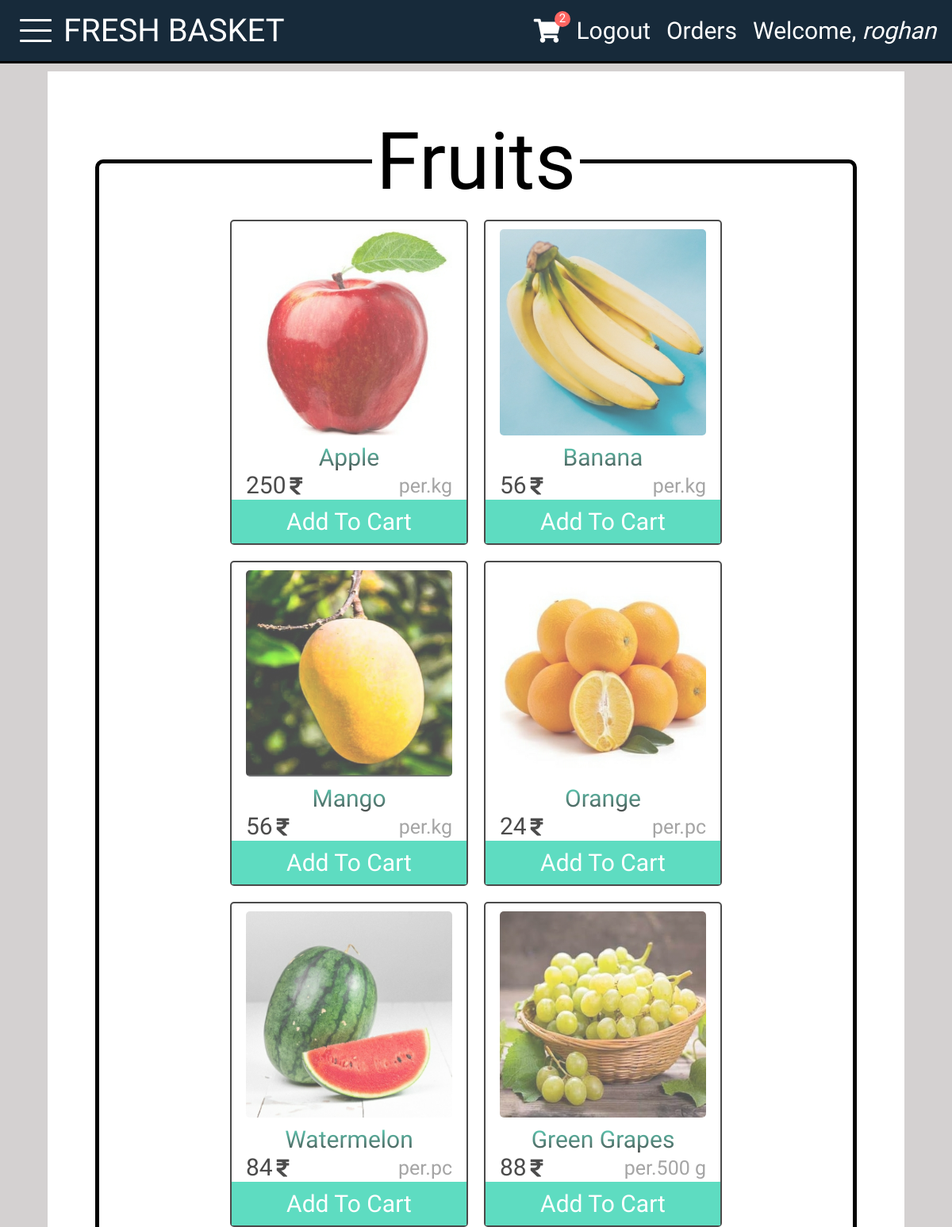
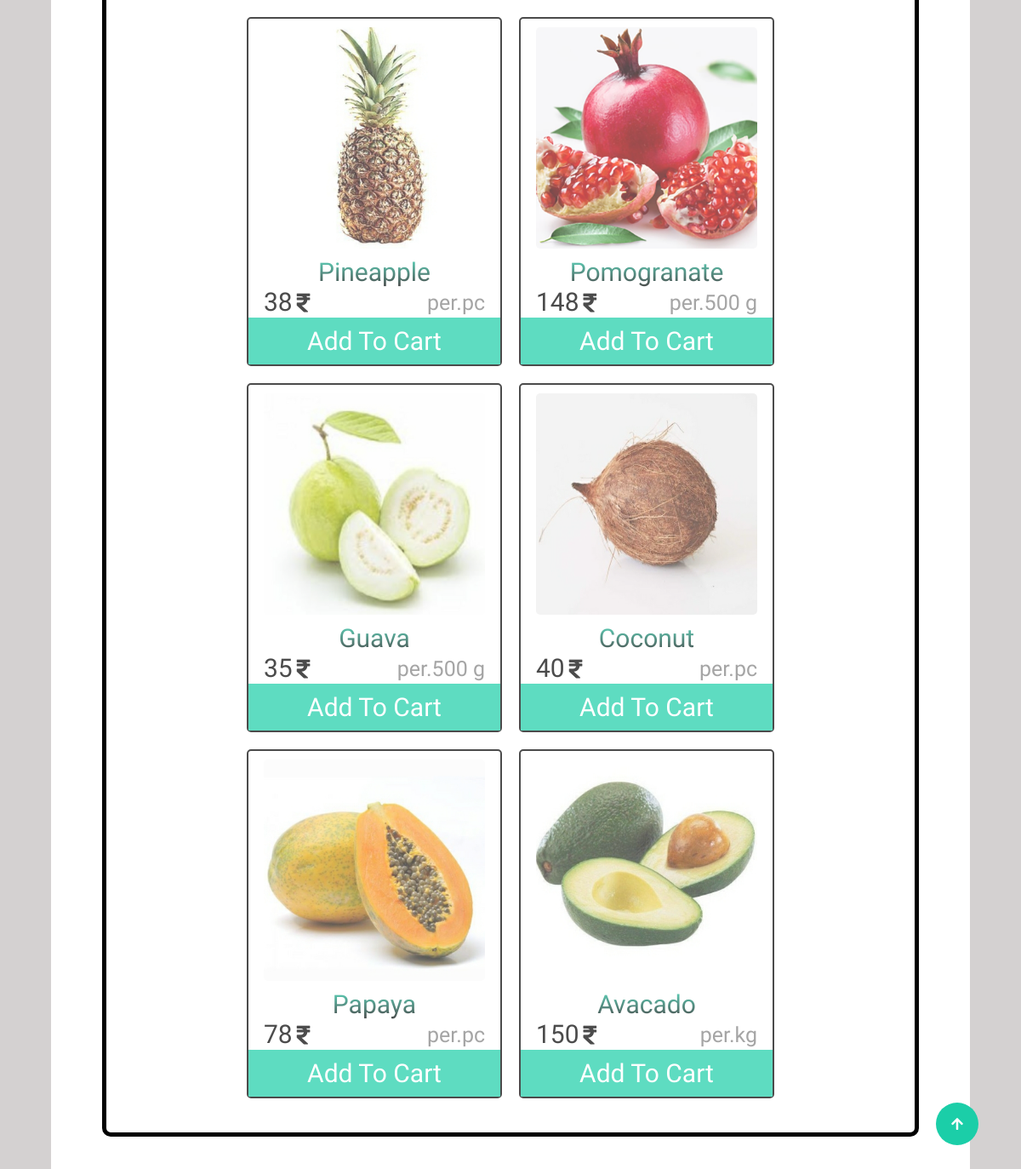
The page /basket_app/category/fruits/ (signed in) on the database its author committed (2 pictures, top to bottom).
### basket_app/models.py (models this page shows, shortened)
class Category(models.Model):
    cname= models.CharField(max_length=256)
    cpic= models.ImageField(upload_to="category_images",null=True,blank=True)
    slug= models.SlugField()

class Product(models.Model):
    pname= models.CharField(max_length=256)
    category= models.ForeignKey("Category",on_delete=models.CASCADE)
    ppic= models.ImageField(upload_to="product_images",null=True)
    price= models.PositiveIntegerField()
    amount= models.CharField(max_length=20)

### basket_app/views.py (the view)
# urls.py: path('category/<slug:slug>/',views.ProductView.as_view(), name='product'),
class ProductView(ListView):
    template_name= 'product.html'
    model= Product
    context_object_name= "prod"
    def get_context_data(self, **kwargs):
        context= super().get_context_data(**kwargs)
        slug= self.kwargs.get("slug")
        category= Category.objects.get(slug=slug)
        products= Product.objects.filter(category=category)
        context["products"]= products
        context["cat"]= Category.objects.all
        context["category"]= category
        context["count"]= Cart.objects.filter(customer= self.request.user).count()
        return context

### templates/product.html
{% extends 'base.html' %}
{% block base %}
    <div class="container target">
        <fieldset class="parent">
            <legend class="heading">{{category.cname}}</legend>
            {% for product in products %}
                <div class="child">
                    <img src="{{product.ppic.url}}" class="prodpic">
                    <h1 class="product-heading">{{product.pname}}</h1>
                    <div class="sub-sec">
                        <div class="price-sec">
                            <p class="price">{{product.price}}</p>
                            <i class="fas fa-rupee-sign rupee-1"></i>
                        </div>
                        <p class="amount">per.{{product.amount}}</p>
                    </div>
                    <a href="{% url 'basket_app:add-to-cart' pk=product.pk %}" class="btn-container">
                        <button class="add-btn">Add To Cart</button>
                    </a>
                </div>
            {% endfor %}
        </fieldset>
        <a href="#home" class="scroll-up-btn">
            <i class="fas fa-arrow-up"></i>
        </a>
    </div>
{% endblock %}

### templates/base.html (shortened to what this page needs)
{% load static %}
<!DOCTYPE html>
<html lang="en">
    <head>
        <link rel="stylesheet" href= "{% static 'css/basket.css' %}">
        <link rel="stylesheet" href="https://cdnjs.cloudflare.com/ajax/libs/font-awesome/5.15.3/css/all.min.css"
crossorigin="anonymous"
 />
    </head>
    <body>
        <div class="taskbar" id="home">
            <div class="part-1">
                {% if user.is_authenticated %}
                    <div class="menu">
                        <div class="line-1 line target"></div>
                        <div class="line-2 line"></div>
                        <div class="line-3 line target"></div>
                    </div>
                    <a href="{% url 'index' %}"class="logo-name">FRESH BASKET</a>
                {% else %}
                    <a href="{% url 'index' %}"class="logo-name">FRESH BASKET</a>
                {% endif %}
            </div>
            <div class="part-2">
                {% if user.is_authenticated %}
                    <div class="cart-sec">
                        <a href="{% url 'basket_app:cart' %}"><i class="fas fa-shopping-cart cart-logo"></i></a>
                        <div class="circle">{{count}}</div>
                    </div>
                    <a class="tb-link" href="{% url 'basket_app:logout' %}">Logout</a>
                    <a class="tb-link" href="{% url 'basket_app:order' %}">Orders</a>
                    <p class="tb-link">Welcome, <span class="italic">{{user.username}}</span></p>
                {% else %}
                    <a class="tb-link" href="{% url 'basket_app:login' %}">Login</a>
                    <a class="tb-link" href="{% url 'sign_up' %}">SIGN UP</a>
                {% endif %}
            </div>
        </div>
        {% block base %}
        {% endblock %}
    </body>
</html>

### static/css/basket.css (style rules this page uses)
* { margin: 0; padding: 0; text-decoration: none; color: white; box-sizing: border-box; font-family: 'Roboto Condensed', sans-serif; border: none; list-style-type: none; }
html { font-size: 62.5%; background-color: rgb(212, 209, 209); scroll-behavior: smooth; }
:root { --darkblue: #172A3A; --lightblue: #1bcea8; --lightgreen: rgb(118, 187, 14); }
.container { display: flex; flex-direction: column; align-items: center; justify-content: center; background-color: white; width: 90vw; height: 100%; margin: 1rem auto; padding: 5rem; transition: all 0.5s; }
.cart-sec { position:relative; }
.cart-logo { margin: 1rem; }
.circle { background-color: #ff6662; border-radius: 100px; color: white; text-align: center; position: absolute; font-size: 1.5rem; width: 2rem; height: 2rem; top: 0rem; right: -0.25rem; }
.rupee-1 { color: black; font-size: 2.5rem; margin: 0.5rem; }
.taskbar { width: 100%; height: 8rem; border-bottom: black solid; background-color: var(--darkblue); font-size: 3rem; position: relative; display: flex; justify-content: space-between; align-items: center; padding: 1rem 1rem; z-index: 200; }
.tb-link { padding: 1rem; }
.part-1 { display: flex; align-items: center; justify-content: center; }
.part-2 { display: flex; align-items: center; justify-content: center; }
.logo-name { font-size: 4rem; }
.menu { height: 7rem; width: 7rem; cursor: pointer; display: flex; flex-direction: column; align-items: center; justify-content: center; }
.line { width: 4rem; height: 0.3rem; background-color: white; margin: 0.5rem; border-radius: 1px; transition: all 0.3s; }
::placeholder { color: white; }
.italic { font-style: italic; }
.parent { width: 80vw; border: black 5px solid; display: flex; flex-wrap: wrap; align-items: center; justify-content: center; border-radius: 10px; padding-bottom: 3rem; }
.child { width: 30rem; height: auto; border: black 2px solid; border-radius: 5px; margin: 1rem; display: flex; flex-direction: column; align-items: center; justify-content: center; background-color: white; opacity: 0.7; transition: all 0.5s; }
.heading { text-align: center; color: black; font-size: 10rem; font-weight: 200; padding: 0.5rem; }
.product-heading { text-align: center; font-size: 5rem; font-weight: 200; font-size: 3rem; background: -webkit-linear-gradient(var(--lightblue),black); background-clip: border-box; -webkit-background-clip: text; -webkit-text-fill-color: transparent; }
.btn-container { width: 100%; }
.add-btn { background-color: var(--lightblue); color: white; font-size: 3rem; width: 100%; padding: 1rem; cursor: pointer; }
.prodpic { width: 28rem; height: 28rem; padding: 1rem; border-radius: 15px; }
.sub-sec { width: 26rem; display:flex; flex-direction: row; align-items: center; justify-content: space-between; }
.price { color: black; font-size: 3rem; }
.price-sec { display: flex; flex-direction: row; align-items: baseline; justify-content: center; }
.amount { color: grey; font-size: 2.5rem; }
.scroll-up-btn { width: 5rem; height: 5rem; border-radius: 50%; background-color: var(--lightblue); position: fixed; bottom: 5rem; right: 5rem; font-size: 1.6rem; color: #fff; display: flex; align-items: center; justify-content: center; transition: all 0.5s; }

### rows shown on the page
Category: cname "Fruits"
Product: ppic (picture), pname "Apple", price "250", amount "kg"
Product: ppic (picture), pname "Banana", price "56", amount "kg"
Product: ppic (picture), pname "Mango", price "56", amount "kg"
Product: ppic (picture), pname "Orange", price "24", amount "pc"
Product: ppic (picture), pname "Watermelon", price "84", amount "pc"
Product: ppic (picture), pname "Green Grapes", price "88", amount "500 g"
Product: ppic (picture), pname "Pineapple", price "38", amount "pc"
Product: ppic (picture), pname "Pomogranate", price "148", amount "500 g"
Product: ppic (picture), pname "Guava", price "35", amount "500 g"
Product: ppic (picture), pname "Coconut", price "40", amount "pc"
Product: ppic (picture), pname "Papaya", price "78", amount "pc"
Product: ppic (picture), pname "Avacado", price "150", amount "kg"

### other values the page prints
{{ count }} "2"
{{ user.username }} "roghan"
